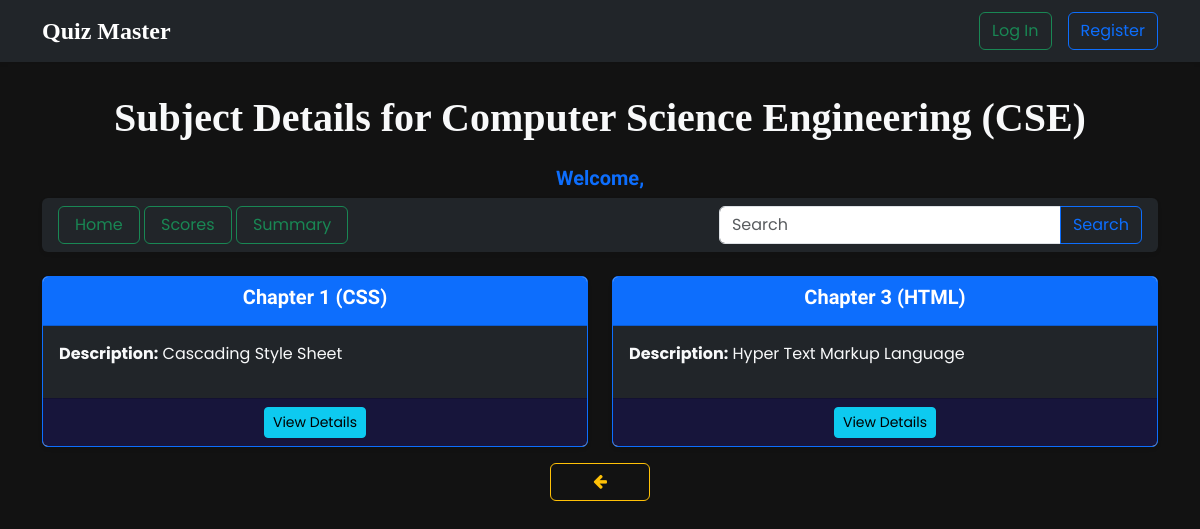
Screenshot of /subject/1 with the database file from the repository.
### applications/models.py (models this page shows)
class Subject(db.Model):
    id = db.Column(db.Integer, primary_key=True, autoincrement=True)
    name = db.Column(db.String(100), nullable=False, unique=True)
    description = db.Column(db.Text, nullable=True)
    chapters = db.relationship('Chapter', backref='subject', cascade="all, delete-orphan")

class Chapter(db.Model):
    id = db.Column(db.Integer, primary_key=True, autoincrement=True)
    name = db.Column(db.String(100), nullable=False, unique=True)
    description = db.Column(db.Text, nullable=True)
    subject_id = db.Column(db.Integer, db.ForeignKey('subject.id'), nullable=False)
    quizzes = db.relationship('Quiz', backref='chapter', cascade="all, delete")

### applications/routes.py (the view)
@app.route('/subject/<int:subject_id>')
def subject(subject_id):
    subject = Subject.query.get_or_404(subject_id)
    chapters = Chapter.query.filter_by(subject_id=subject_id).all()
    return render_template('user_search/subject.html', subject=subject, chapters=chapters)

### templates/user_search/subject.html (shortened to what this page needs)
{% extends "base.html" %}
{% block body %}
<div class="container mt-4">
    <h1 class="formal text-center text-light mt-2 mb-4"><b>Subject Details for {{ subject.name }}</b></h1>
    <h5 class="text-center fw-bold text-primary heading">Welcome, {{ session['user_name'] }}</h5>
    <div class="d-flex justify-content-between align-items-center p-3 bg-dark rounded shadow-sm py-2 mt-2 mb-4">
        <nav>
            <a class="btn btn-outline-success px-3" href="">Home</a>
            <a class="btn btn-outline-success px-3" href="{{url_for('quiz')}}">Scores</a>
            <a class="btn btn-outline-success px-3" href="{{ url_for('summary') }}">Summary</a>
        </nav>
        <div class="d-flex align-items-center gap-3">
            <form method="GET" action="{{ url_for('search') }}">
                <div class="input-group">
                    <input type="search" name="query" class="form-control" placeholder="Search" aria-label="Search" aria-describedby="search-addon" required />
                    <button type="submit" class="btn btn-outline-primary">Search</button>
                </div>
            </form>
        </div>
    </div>
    <div class="row">
        {% for chapter in chapters %}
        <div class="col-md-6">
            <div class="card border-primary shadow-sm mb-3">
                <div class="card-header bg-primary text-white text-center">
                    <a style="hover: none; text-decoration: none; color: inherit;" data-toggle="tooltip" title="Click to view details" href="{{ url_for('chapter', chapter_id=chapter.id) }}">
                        <h5 class="heading"><b>Chapter {{ chapter.id }} ({{ chapter.name }}) </b></h5>
                    </a>
                </div>
                <div class="card-body bg-dark text-light">
                    <p><strong>Description:</strong> {{ chapter.description }}</p>
                </div>
                <div style="background-color: #17153B;" class="card-footer text-light text-center">
                    <a href="{{ url_for('chapter', chapter_id=chapter.id) }}" class="btn btn-info btn-sm">View Details</a>
                </div>
            </div>
        </div>
        {% endfor %}
    </div>
    <div class="text-center">
        <button onclick="history.back()" class="btn btn-outline-warning" style="width: 100px;"><i class="fa fa-arrow-left" aria-hidden="true"></i></button>
    </div>
</div>
{% endblock %}

### static/style.css (style rules this page uses)
* { margin: 0; padding: 0; box-sizing: border-box; }
html, body { height: 100%; overflow-x: hidden; }
html { scroll-behavior: smooth; }
body { background-color: #121212; color: #E0E0E0; font-family: 'Poppins', sans-serif; }
.heading { font-family: 'Delius', cursive; }
.formal { font-family: 'Times New Roman', Times, serif; }

### rows the page displays
Subject: name "Computer Science Engineering (CSE)"
Chapter: id "1", name "CSS", description "Cascading Style Sheet"
Chapter: id "3", name "HTML", description "Hyper Text Markup Language"
